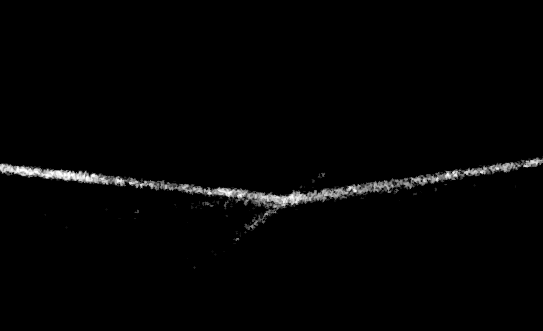
#> input picture GNNTransformer/对比方法3/微信图片_20250915184816_281.jpg, 543 x 331 px, found by its file name
$ python 'RCIM_复现.py'
#> lines starting #> are read from the running program, lines starting #| are printed output that depends on the picture; after the words box and inside, x2 and y2 are one past the last pixel; in counts of white or black regions, pixels touching at a corner belong together
import cv2
import numpy as np
import math

from imageio import imread
from scipy.ndimage import maximum_filter
from scipy.signal import convolve2d
import matplotlib.pyplot as plt
from scipy.signal import find_peaks


class WeldDetector:
    def __init__(self, R=50, theta=5, threshold=0.6, angle_range=(110, 170), Ts=100, n=10,epsilon=80, angleA_min=180,angleA_max = 270,angleB_min = 270,angleB_max = 360):
        """
        初始化焊缝检测器
        参数:
            R: 卷积核半径 (默认50)
            theta: 角度步长 (默认5度)
            threshold: 似然图阈值 (默认0.6)
            angle_range: 焊缝角度范围 (默认110-170度)
            Ts: 强度累积阈值 (默认100)
        """
        self.R = R  # 卷积核半径
        self.theta = theta  # 卷积核中每条线的宽度夹角
        self.threshold = threshold  # 对图像进行卷积之后的筛选时的阈值
        self.angle_range = angle_range  # 焊缝图像中两条中心线的夹角
        self.Ts = Ts  # 最后一步按照夹角进行筛选时Cf的阈值
        self.n = n  # 将图像分成的矩形块的边长
        self.epsilon = epsilon
        self.angleA_min = angleA_min
        self.angleA_max = angleA_max
        self.angleB_min = angleB_min
        self.angleB_max = angleB_max

        # 生成卷积核
        self.kernels = self._generate_kernels()

    def _generate_kernels(self):
        """生成多角度卷积核组"""
        kernels = []
        start_angle, end_angle = self.angle_range
        n_angles = int((end_angle - start_angle) / self.theta) + 1

        for i in range(n_angles):
            angle = start_angle + i * self.theta
            kernel = self._create_single_kernel(angle)
            if kernel is not None:  # 忽略无效核
                kernels.append(kernel)
#> further down, img is the input picture: shape (331, 543, 3); min 0, max 255, mean 4

        return kernels

    def _create_single_kernel(self, alpha):
        """
        创建单个角度的卷积核
        修复了除零错误并添加了数值稳定性
        """
        size = 2 * self.R + 1
        center = (self.R+1, self.R+1)
        kernel = np.zeros((size, size))
        tan_half_theta = math.tan(math.radians(self.theta / 2))
        EPSILON = 1e-5  # 避免除零的小值

        # 计算中心线参数 (Ax + By + C = 0)
        alpha_rad = math.radians(alpha)
        A = -1
        B = math.tan(alpha_rad)
        C = (1-math.tan(alpha_rad)) * (self.R + 1)
        denom = max(math.sqrt(A ** 2 + B ** 2), EPSILON)

        for x in range(size):  # 第x行
            for y in range(size):  # 第y列
                # 计算到中心点的距离
                if y < self.R + 1:  # 使用严格小于避免边界问题
                    D = max(tan_half_theta * (self.R + 1 - y), EPSILON)
                    d_val = abs(x - center[0])
                else:
                    # 计算边界点
                    alpha_min = math.radians(alpha - self.theta / 2)
                    x0 = math.tan(alpha_min) * y + (1 - math.tan(alpha_min)) * (self.R + 1)
                    d_val = abs(A * x + B * y + C) / denom
                    D = max(abs(A * x0 + B * y + C) / denom, EPSILON)

                # 避免除零错误
                D = max(D, EPSILON)

                # 计算卷积核值
                if d_val <= D:
                    kernel[x, y] = 2 * (D - d_val) / D
                elif D < d_val <= 2 * D:
                    kernel[x, y] = (D - d_val) / D
                else:
                    kernel[x, y] = 0
        # [17 lines of commented-out code are left out]

        return kernel

    def compute_likelihood_map(self, img):
        """
        计算焊缝似然图
        优化了卷积速度
        """
        # 转换为浮点型以便计算
        if img.dtype != np.float32:
            img_float = img.astype(np.float32) / 255.0
        else:
            img_float = img.copy()

        # 初始化响应图
        response_map = np.zeros_like(img_float)

        # 多角度卷积 - 使用OpenCV加速
        for kernel in self.kernels:
            # 使用OpenCV的filter2D优化卷积速度
            conv_result = cv2.filter2D(img_float, -1, kernel, borderType=cv2.BORDER_REPLICATE)
            # 取最大响应
            response_map = np.maximum(response_map, conv_result)
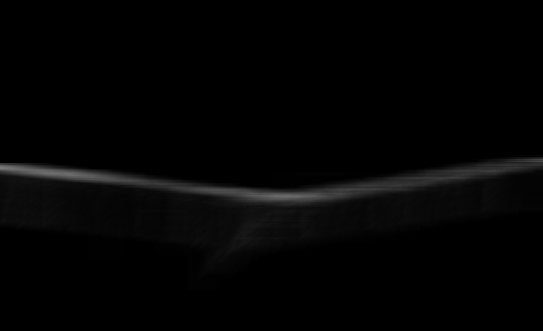
#> response_map: shape (331, 543) float32; min 0, max 122.2, mean 3.9

        # 归一化到[0,1]
        min_val = np.min(response_map)
#> min_val = 0
        max_val = np.max(response_map)
#> max_val = 122.2
        if max_val > min_val:
            likelihood_map = (response_map - min_val) / (max_val - min_val)
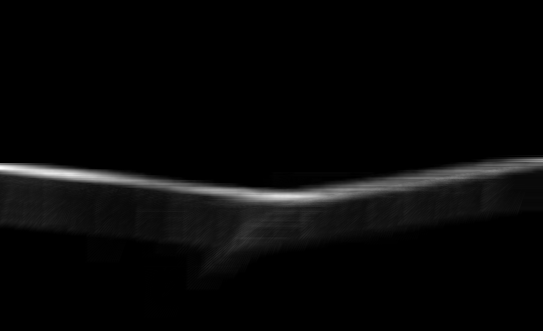
#> likelihood_map: shape (331, 543) float32; min 0, max 1, mean 0.0316
        else:
            likelihood_map = response_map

        return likelihood_map

    def non_maxima_suppression(self, likelihood_map):
        """
        非极大值抑制提取候选点
        严格按照流程图实现
        """
        # 获取参数
        n = self.n  # 邻域半径，需要在类初始化时设置
        T = self.threshold  # 阈值

        candidates = []
        rows, cols = likelihood_map.shape

        # 1. 将地图分割成(n+1)×(n+1)大小的块
        block_size = n + 1

        for i in range(0, rows, block_size):
            for j in range(0, cols, block_size):
                # 获取当前块
                block = likelihood_map[i:i+block_size, j:j+block_size]
                if block.size == 0:
                    continue

                # 2. 在每个块内搜索最大值S(u₀,v₀)及其位置(u₀,v₀)
                max_val = block.max()
                max_pos_in_block = np.unravel_index(block.argmax(), block.shape)
                u0 = i + max_pos_in_block[0]  # 全局坐标
                v0 = j + max_pos_in_block[1]  # 全局坐标

                # 3. 比较S(u₀,v₀)与其邻域内的最大元素
                # 计算邻域范围（考虑边界）
                u_min = max(0, u0 - n)
                u_max = min(rows, u0 + n + 1)
                v_min = max(0, v0 - n)
                v_max = min(cols, v0 + n + 1)

                # 获取邻域
                neighborhood = likelihood_map[u_min:u_max, v_min:v_max]  # u是行

                # 找到邻域内的最大值
                neighborhood_max = neighborhood.max()

                # 4. 判断S(u₀,v₀)是否等于邻域最大值
                if max_val == neighborhood_max:
                    # 5. 判断S(u₀,v₀)是否≥阈值T
                    if max_val >= T:
                        # S(u₀,v₀)是局部极大值，记录其位置
                        candidates.append((u0, v0))
                    else:
                        # 不满足阈值条件，移动到下一个块
                        continue
                else:
                    # 该块内无局部极大值，移动到下一个块
                    continue
#> after the loop, candidates = [(167, 0), (173, 56), (190, 217), (196, 287)]

        return candidates


    def enhance_linear_features(self,img):
        filter_kernel = np.array([-2, 1, 2, 1, -2]).reshape(5, 1)
        ImgE = cv2.filter2D(img, -1, filter_kernel, borderType=cv2.BORDER_REPLICATE)
        return ImgE

    def cumulative_intensity(self, ImgE, center_y, center_x):
        h, w = ImgE.shape
        angles = np.arange(0,360,20)
        Cf = np.zeros_like(angles,dtype=np.float32)
        angles_rads = np.deg2rad(angles)

        for i, angle_rad in enumerate(angles_rads):
            for r in range(1, 50):
                dx = int(r * np.cos(angle_rad))  # 列
                dy = int(r * np.sin(angle_rad))  # 行
                x=center_x+dx
                y=center_y+dy
                if 0 <= x < w and 0 <= y < h:  # x为列，y为行
                    Cf[i] += ImgE[y, x]

        return angles, Cf

    def intercept_neighborhood(self, image, center_y, center_x):
        """
        截取以候选点为中心的邻域图像

        参数:
            image: 原始图像
            center_x: 候选点x坐标
            center_y: 候选点y坐标

        返回:
            Img0: 截取的邻域图像
        """
        h, w = image.shape
        x_min = max(0, center_x - self.R)
        x_max = min(w, center_x + self.R + 1)
        y_min = max(0, center_y - self.R)
        y_max = min(h, center_y + self.R + 1)

        Img0 = image[y_min:y_max, x_min:x_max]

        # 如果截取的图像尺寸不足，进行填充
        if Img0.shape[0] != 2 * self.R + 1 or Img0.shape[1] != 2 * self.R + 1:
            padded_img = np.zeros((2 * self.R + 1, 2 * self.R + 1), dtype=image.dtype)
            start_y = (2 * self.R + 1 - Img0.shape[0]) // 2
            start_x = (2 * self.R + 1 - Img0.shape[1]) // 2
            padded_img[start_y:start_y + Img0.shape[0], start_x:start_x + Img0.shape[1]] = Img0
            Img0 = padded_img

        return Img0

    def find_two_largest_peaks(self, Cf, angles):
        """
        找到累积强度中的两个最大峰值及其角度

        参数:
            Cf: 累积强度数组
            angles: 角度数组

        返回:
            Cf1, Cf2: 两个最大峰值的强度
            Angle1, Angle2: 两个最大峰值对应的角度
        """
        # 使用scipy的find_peaks函数找到所有峰值
        # peaks, _ = find_peaks(Cf, prominence=self.Ts / 2)
        peaks, _ = find_peaks(Cf)

        if len(peaks) < 2:
            return None, None, None, None

        # 获取两个最大峰值
        peak_values = Cf[peaks]
        sorted_indices = np.argsort(peak_values)[::-1]
        top_two_indices = sorted_indices[:2]

        Cf1, Cf2 = peak_values[top_two_indices[0]], peak_values[top_two_indices[1]]
        Angle1, Angle2 = angles[peaks[top_two_indices[0]]], angles[peaks[top_two_indices[1]]]

        # 确保Angle1 <= Angle2
        if Angle1 > Angle2:
            Angle1, Angle2 = Angle2, Angle1
            Cf1, Cf2 = Cf2, Cf1

        return Cf1, Cf2, Angle1, Angle2

    def visualize_angles(self, Angle1, Angle2, Cf1, Cf2, condition1, condition2, candidate_coords=None):
        plt.figure(figsize=(12, 6))

        # 创建极坐标图
        ax = plt.subplot(121, projection='polar')

        # 绘制角度射线
        ax.plot([0, np.deg2rad(Angle1)], [0, 1], 'r-', linewidth=2, label=f'Angle1: {Angle1:.1f}°')
        ax.plot([0, np.deg2rad(Angle2)], [0, 1], 'b-', linewidth=2, label=f'Angle2: {Angle2:.1f}°')

        # 标记角度范围
        theta1_min = np.deg2rad(180)
        theta1_max = np.deg2rad(270)
        theta1_range = np.linspace(theta1_min, theta1_max, 50)
        ax.fill_between(theta1_range, 0, 1, color='red', alpha=0.2, label='Angle1 Range')

        theta2_min = np.deg2rad(270)
        theta2_max = np.deg2rad(360)
        theta2_range = np.linspace(theta2_min, theta2_max, 50)
        ax.fill_between(theta2_range, 0, 1, color='blue', alpha=0.2, label='Angle2 Range')

        # 设置极坐标图属性
        ax.set_theta_zero_location('E')  # 0度在右侧
        ax.set_theta_direction(-1)  # 角度顺时针增加
        ax.set_rlim(0, 1)
        ax.legend(loc='upper right', bbox_to_anchor=(1.3, 1.0))
        ax.set_title('Angle Visualization')

        # 添加条件判断信息
        plt.subplot(122)
        plt.axis('off')

        info_text = "Angle Judgment Criteria\n\n"
        if candidate_coords:
            info_text += f"Candidate: {candidate_coords}\n\n"

        info_text += f"Angle1: {Angle1:.1f}°\n"
        info_text += f"Cf1: {Cf1:.1f}\n"
        info_text += f"Condition 1: {self.angleA_max}-{self.angleA_max}° & Cf1 > {self.Ts}\n"
        info_text += f"Status: {'PASS' if condition1 else 'FAIL'}\n\n"

        info_text += f"Angle2: {Angle2:.1f}°\n"
        info_text += f"Cf2: {Cf2:.1f}\n"
        info_text += f"Condition 2: {self.angleB_min}-{self.angleB_max}° & Cf2 > {self.Ts}\n"
        info_text += f"Status: {'PASS' if condition2 else 'FAIL'}\n\n"

        info_text += f"Overall Result: {'FILET WELD' if (condition1 and condition2) else 'NOT A WELD'}"

        plt.text(0.1, 0.5, info_text, fontsize=12, va='center')
        plt.title('Judgment Criteria')

        # 添加整体标题
        if candidate_coords:
            plt.suptitle(f"Candidate at {candidate_coords} - Angle Analysis", fontsize=14)
        else:
            plt.suptitle("Angle Analysis for Candidate Point", fontsize=14)

        plt.tight_layout()
        plt.savefig("angle_visualization.png", dpi=150, bbox_inches='tight')
        plt.show()

    def judge_candidate(self, Cf1, Cf2, Angle1, Angle2, candidate_coords=None):
        # 根据流程图的条件进行判断
        condition1 = (self.angleA_min< Angle1 < self.angleA_max) and (Cf1 > self.Ts)
        condition2 = (self.angleB_min < Angle2 < self.angleB_max) and (Cf2 > self.Ts)

        self.visualize_angles(Angle1, Angle2, Cf1, Cf2, condition1, condition2, candidate_coords)

        # 两个条件都必须满足
        return condition1 and condition2

    def reexamine_candidates(self, image, candidates, R=20, TS=100):
        """
        Reexamine candidates based on local structural features.

        :param image: Original image
        :param candidates: List of (u,v)
        :param R: Neighborhood radius
        :param TS: Cumulative intensity threshold
        :return: List of true fillet weld joints
        """
#> called with R = 80, TS = 100
        true_joints = []
        results = []
        for i, (y, x) in enumerate(candidates):  # y是行 x是列
            Img0 = self.intercept_neighborhood(image, y, x)
            ImgE = self.enhance_linear_features(Img0)
            angles, Cf = self.cumulative_intensity(ImgE, R, R)
            Cf1,Cf2,Angle1,Angle2 = self.find_two_largest_peaks(Cf, angles)
            if Cf1 is None or Cf2 is None:
                # 没有找到足够的峰值，不是焊缝点
                results.append({
                    'candidate': (y, x),  # y是行  x是列
                    'is_weld': False,
                    'reason': 'Insufficient peaks',
                    'Cf1': Cf1,
                    'Cf2': Cf2,
                    'Angle1': Angle1,
                    'Angle2': Angle2
                })
                continue
            is_weld =self.judge_candidate(Cf1, Cf2, Angle1, Angle2,
                                       candidate_coords=(y, x))
            # is_weld = True
            if is_weld:
                true_joints.append((y, x))
            # 保存结果用于分析
            results.append({
                'candidate': (x, y),
                'is_weld': is_weld,
                'reason': 'Judgment criteria' if is_weld else 'Does not meet criteria',
                'Cf1': Cf1,
                'Cf2': Cf2,
                'Angle1': Angle1,
                'Angle2': Angle2,
                'Img0': Img0,
                'ImgE': ImgE,
                'Cf': Cf,
                'angles': angles
            })
#> this loop made 4 passes
#> (y, x, x_min in intercept_neighborhood, x_max in intercept_neighborhood, y_min in intercept_neighborhood, y_max in intercept_neighborhood, peaks in find_two_largest_peaks, top_two_indices in find_two_largest_peaks) on passes 2, 4: (173, 56, 6, 107, 123, 224, [1, 15], [1, 0]), (196, 287, 237, 338, 146, 247, [11, 14], [0, 1])
#> pass 1, in enhance_linear_features, `ImgE = cv2.filter2D(img, -1, filter_kernel, borderType=cv2.BORDER_REPL..`:
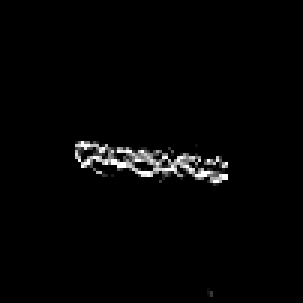
#> ImgE: shape (101, 101) (shown 3 times larger); min 0, max 255, mean 4.8
#> pass 1, in visualize_angles, `plt.savefig("angle_visualization.png", dpi=150, bbox_inches='tight')`:
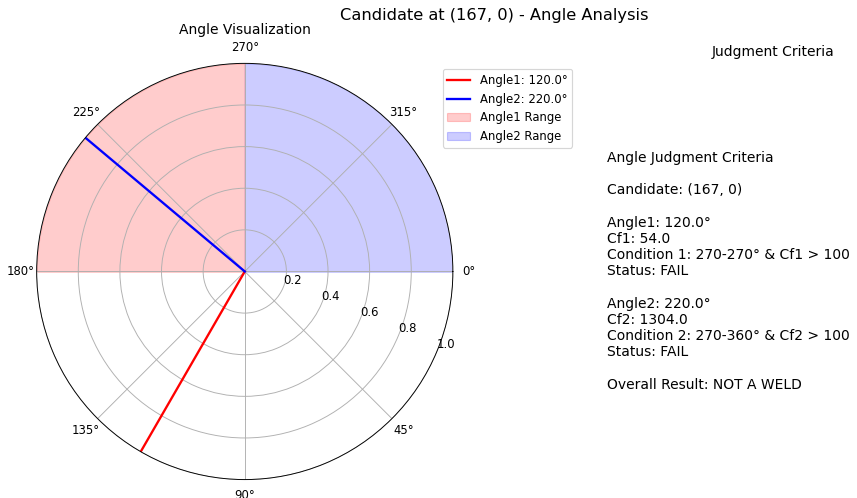
#> figure drawn by matplotlib, 1 panel
#> after the loop:
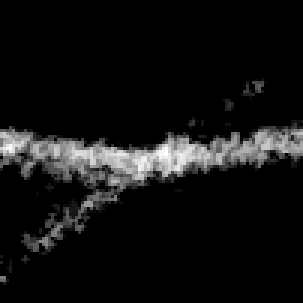
#> Img0: shape (101, 101) (shown 3 times larger); min 0, max 255, mean 18
#> after the loop:
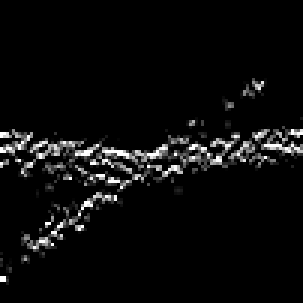
#> ImgE: shape (101, 101) (shown 3 times larger); min 0, max 255, mean 11.5
#> after the loop, results = 4 items; true_joints = [(196, 287)]
        return true_joints, results

    # [92 lines left out: function visualize_reexamination, not called in this run]

    def detect_welds(self, img):
        # 如果输入是灰度图直接使用
        if len(img.shape) == 2:
            gray = img
        else:
            gray = cv2.cvtColor(img, cv2.COLOR_BGR2GRAY)

        # 计算焊缝似然图
        likelihood_map = self.compute_likelihood_map(gray)
        # [21 lines of commented-out code are left out]
        candidate_points = self.non_maxima_suppression(likelihood_map)
        joints, detailed_results = self.reexamine_candidates(gray, candidate_points, 80, self.Ts)
#> joints = [(196, 287)]; detailed_results = 4 items

        return joints, likelihood_map


# =============== 示例用法 ===============
if __name__ == "__main__":
    # 参数设置
    R = 50  # 卷积核半径
    theta = 2  # 角度步长 (度)
    threshold = 0.6 # 概率阈值
    angle_range = (110, 180)  # 角度范围
    Ts = 2*R  # 最后一步按照夹角进行筛选时Cf的阈值
    n = 20  # 将图像分成的矩形块的边长
    epsilon = 10
    angleA_min = 180
    angleA_max = 270
    angleB_min = 270
    angleB_max = 360

    # 初始化检测器
    detector = WeldDetector(R, theta, threshold, angle_range,Ts,n,epsilon,angleA_min,angleA_max,angleB_min,angleB_max)

    img = imread("/home/z/trackS/trackS/GNNTransformer/对比方法3/微信图片_20250915184816_281.jpg")

    # 检测焊缝
    weld_points, likelihood_map = detector.detect_welds(img)
#> weld_points = [(196, 287)]

    # 可视化结果
    plt.figure(figsize=(15, 10))

    # 原始图像
    plt.subplot(221)
    plt.imshow(cv2.cvtColor(img, cv2.COLOR_BGR2RGB))
    plt.title("Original Image with Simulated Weld")

    # 焊缝概率图
    plt.subplot(222)
    plt.imshow(likelihood_map, cmap='hot')
    plt.title("Weld Likelihood Map")
    plt.colorbar()

    # 检测结果
    result_img = img.copy()
    for y, x in weld_points:
        cv2.circle(result_img, (x, y), 5, (0, 0, 255), -1)  # 红色标记检测到的焊缝点
#> this loop made 1 pass
#> result_img: shape (331, 543, 3); 0.05% of pixels changed, all inside (x1, y1, x2, y2) = (282, 191, 293, 202)

    plt.subplot(212)
    plt.imshow(cv2.cvtColor(result_img, cv2.COLOR_BGR2RGB))
    plt.title(f"Detected Weld Points: {len(weld_points)}")

    plt.tight_layout()
    # plt.savefig("weld_detection_result.png", dpi=300)
    plt.show()
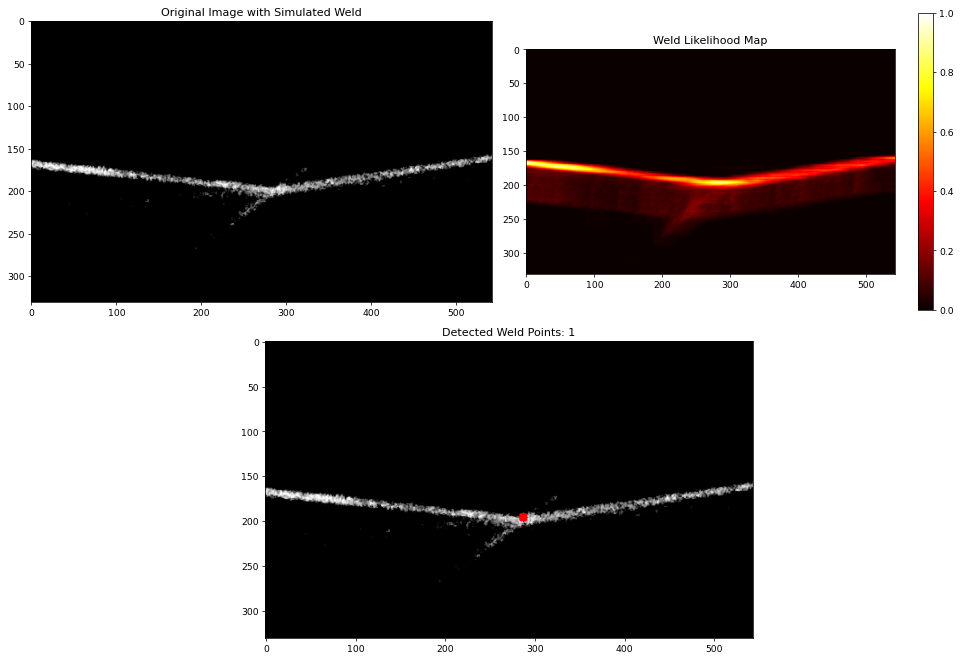
#> figure drawn by matplotlib, 4 panels; B, G, R data is drawn as R, G, B

    # 打印检测结果
    print(f"Detected {len(weld_points)} weld points")
#| Detected 1 weld points
    for i, pt in enumerate(weld_points):
        print(f"Point {i + 1}: ({pt[0]}, {pt[1]})")
#> this loop made 1 pass
#> (printed output is left out)
